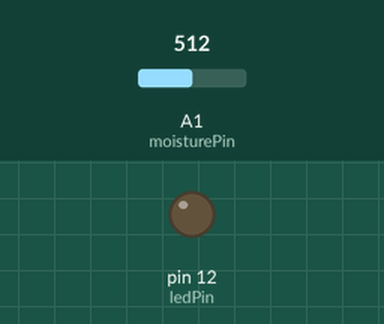
This sketch was run on a simulated Arduino Uno, built with avr-gcc and run on an emulated ATmega328P. On the bench: output pins drawn as LEDs (lit = HIGH). The inputs (shaded band) are chosen by the test bench; at power-on: A1 (moisturePin) = 512. What the sketch prints to the serial monitor is not drawn.

Above: at 2.3 s.
2.4 s: A1 (moisturePin) set to 210
4.5 s: A1 (moisturePin) set to 185
At 5.9 s:
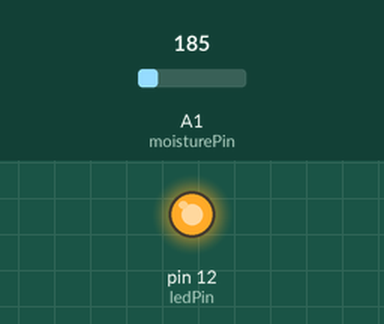
6.6 s: A1 (moisturePin) set to 306
At 8.2 s:
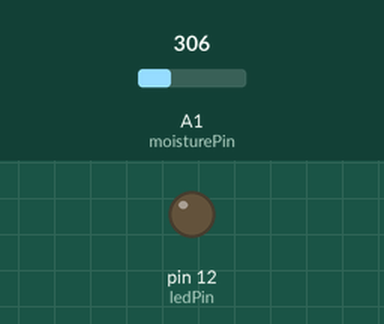
9.0 s: A1 (moisturePin) set to 190
At 9.4 s:
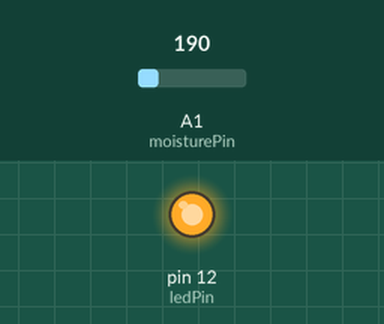
Timing chart, 0 to 12.0 s (numbered marks = the images above; inputs shaded):
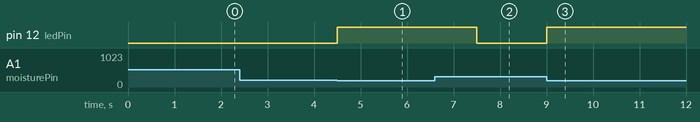

The sketch:

GardenDemo.ino
```cpp
/*
 *  Garden water controller with Light and Moisture Sensor.
 *
 *  The light sensor with 1K resistor
 *  https://learn.adafruit.com/photocells/using-a-photocell
 *
 *  http://www.seeedstudio.com/wiki/Relay_Shield_V2.0#How_Relay_works
 *
 *  Digital 4 – controls RELAY4’s COM4 pin (located in J4)
 *  Digital 5 – controls RELAY3’s COM3 pin (located in J3)
 *  Digital 6 – controls RELAY2’s COM2 pin (located in J2)
 *  Digital 7 – controls RELAY1’s COM1 pin (located in J1)
 *
 */
#include <SoftwareSerial.h>

int ledPin = 12;
bool isDebugEnabled;    // enable or disable debug in this example

int moisturePin = 1;    // Analog Pin 1

int moistureValue;
#define MINMOISTURE 200

/**
 * Setup the board
 */
void setup()  {
  isDebugEnabled = true;

  pinMode(ledPin, OUTPUT);

  // For debugging
  if (isDebugEnabled) { // setup debug serial port
    Serial.begin(115200);         // setup serial with a baud rate of 9600
    Serial.println("setup..");  // print out 'setup..' on start
  }

}

/**
 * Main loop. This runs forever, well until the batteries run out.
 */
void loop()  {
  sensorsLoop();

  delay(1000);
}

/**
 * Sensors Loop
 */
void sensorsLoop() {
    moistureValue = readMoisture();
    Serial.print("Moisture reading = ");
    Serial.println(moistureValue);

    // If the ground is too dry, water it
    if (moistureValue < MINMOISTURE) {
      setLedOn();
    } else {
      setLedOff();
    }

  delay(500);
}

/**
 * Turn the LED ON
 */
 void setLedOn() {
   Serial.print("LED On");

   digitalWrite(ledPin, HIGH);
 }

/**
 * Turn the LED OFF
 */
 void setLedOff() {
   Serial.print("LED Off");

   digitalWrite(ledPin, LOW);
 }

/**
 * Read the value from the analog pin connected to the moisture sensor
 */
int readMoisture() {
  return analogRead(moisturePin);
}
```

Measured:
- the behaviour switches between 200 and 199 on A1 (moisturePin) (found by bisection; images 0 and 1)
- after the input at 2.4 s, every drawn part: stays the same
- after the input at 4.5 s, pin 12 (ledPin): LOW → HIGH at once
- after the input at 6.6 s, pin 12 (ledPin): HIGH → LOW after 0.90 s
- after the input at 9.0 s, pin 12 (ledPin): LOW → HIGH at once
